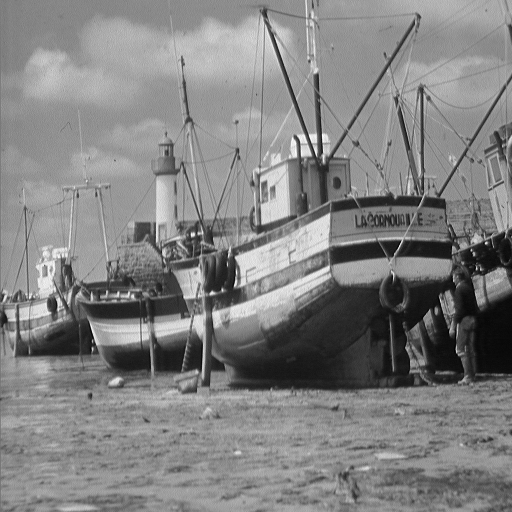
#> input picture assignment02/images/fishingboat.tiff, 512 x 512 px
$ python task02_a_Sondre.py   (older library calls are emulated)
#> lines starting #> are read from the running program, lines starting #| are printed output that depends on the picture; after the words box and inside, x2 and y2 are one past the last pixel; in counts of white or black regions, pixels touching at a corner belong together
#> further down, image is the input picture: shape (512, 512); min 0, max 255, mean 129.7
import numpy as np
import matplotlib.pyplot as plt
from scipy import misc
from scipy import ndimage
from PIL import Image

#	create a dictionary for easier filepath handling
imagePath = {'jellyBeans' : './images/4.1.07-jelly-beans.tiff',
			'fishingBoat' : './images/fishingboat.tiff',
			'lochness' : './images/lochness.tiff',
			'noiseA' : './images/noise-a.tiff',
			'noiseB' : './images/noise-b.tiff',
			'noiseC' : './images/noise-c.tiff',
			'opera' : './images/opera.tiff'}

# A very simple and very narrow highpass filter
kernel_highpass_3x3 = (1/9) * np.array([
	[-1, -1, -1],
	[-1,  8, -1],
	[-1, -1, -1]
	], dtype=np.float32)

kernel_lowpass_3x3 = (1/9) * np.array([
	[1, 1, 1],
	[1, 1, 1],
	[1, 1, 1]])

kernel_highpass_5x5 = np.array([
	[-1, -1, -1, -1, -1],
    [-1,  1,  2,  1, -1],
    [-1,  2,  4,  2, -1],
    [-1,  1,  2,  1, -1],
    [-1, -1, -1, -1, -1]])

kernel_lowpass_5x5 = (1/273) * np.array([
  [1, 4, 7, 4, 1],
  [4, 16, 26, 16, 4],
  [7, 26, 41, 26, 7],
  [4, 16, 26, 16, 4],
  [1, 4, 7, 4, 1]
], dtype=np.float32)

kernel_lowpass_5x5_ones = np.array([
  [1, 1, 1, 1, 1],
  [1, 1, 1, 1, 1],
  [1, 1, 1, 1, 1],
  [1, 1, 1, 1, 1],
  [1, 1, 1, 1, 1]
])

kernel_lowpass_7x7_ones = np.array([
  [1, 1, 1, 1, 1, 1, 1],
  [1, 1, 1, 1, 1, 1, 1],
  [1, 1, 1, 1, 1, 1, 1],
  [1, 1, 1, 1, 1, 1, 1],
  [1, 1, 1, 1, 1, 1, 1],
  [1, 1, 1, 1, 1, 1, 1],
  [1, 1, 1, 1, 1, 1, 1]
])

kernel_highpass_7x7 = np.array([
	[-1, -1, -1, -1, -1, -1, -1],
	[-1, -1, -1, -1, -1, -1, -1],
    [-1, -1,  1,  2,  1, -1, -1],
    [-1, -1,  2,  4,  2, -1, -1],
    [-1, -1,  1,  2,  1, -1, -1],
    [-1, -1, -1, -1, -1, -1, -1],
	[-1, -1, -1, -1, -1, -1, -1]
])

kernel_lowpass_9x9_ones = np.array([
  [1, 1, 1, 1, 1, 1, 1, 1, 1],
  [1, 1, 1, 1, 1, 1, 1, 1, 1],
  [1, 1, 1, 1, 1, 1, 1, 1, 1],
  [1, 1, 1, 1, 1, 1, 1, 1, 1],
  [1, 1, 1, 1, 1, 1, 1, 1, 1],
  [1, 1, 1, 1, 1, 1, 1, 1, 1],
  [1, 1, 1, 1, 1, 1, 1, 1, 1],
  [1, 1, 1, 1, 1, 1, 1, 1, 1],
  [1, 1, 1, 1, 1, 1, 1, 1, 1]
])

kernel_highpass_9x9_ones = np.array([
  [-1, -1, -1, -1, -1, -1, -1, -1, -1],
  [-1, -1, -1, -1, -1, -1, -1, -1, -1],
  [-1, -1,  1,  1,  2,  1,  1, -1, -1],
  [-1, -1,  1,  2,  4,  2,  1, -1, -1],
  [-1, -1,  2,  4,  8,  4,  2, -1, -1],
  [-1, -1,  1,  2,  4,  2,  1, -1, -1],
  [-1, -1,  1,  1,  2,  1,  1, -1, -1],
  [-1, -1, -1, -1, -1, -1, -1, -1, -1],
  [-1, -1, -1, -1, -1, -1, -1, -1, -1]
])

kernel_lowpass_7x7 = np.array([
  [1, 1, 1, 1, 1, 1, 1],
  [1, 1, 1, 2, 1, 1, 1],
  [1, 1, 2, 4, 2, 1, 1],
  [1, 2, 4, 8, 4, 2, 1],
  [1, 1, 2, 4, 2, 1, 1],
  [1, 1, 1, 2, 1, 1, 1],
  [1, 1, 1, 1, 1, 1, 1]
])

def subplot(filePath, kernel):
	image = misc.imread(filePath)
	image = np.array(image, dtype=float)
	ndConvolve = ndimage.convolve(image, kernel)
	image2 = misc.imread(filePath)
	image2 = np.array(image2, dtype=float)
	transformedImage = frequencyDomainFiltering(image2, kernel)
	plt.subplot(121)
	plt.title('ndimage.convolve')
	plt.gray()
	plt.imshow(ndConvolve)
	plt.subplot(122)
	plt.gray()
	plt.title('High Pass')
	plt.imshow(transformedImage)
	plt.show()
	return None

def spatial2FrequencyDomain(image, kernel):

	#Find dim of image
	ySize = np.size(image,0)
#> ySize = 512
	xSize = np.size(image,1)
#> xSize = 512

	#Padd the image
	image = np.lib.pad(image, ((ySize,0), (xSize,0)), 'constant', constant_values=(0, 0))
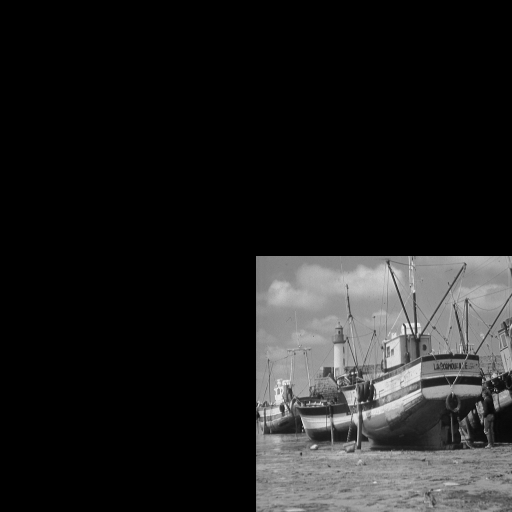
#> image: shape (1024, 1024) float64 (shown at 1/2 size); min 0, max 255, mean 32.4

	kernelSize = np.size(kernel,0)
	kernel = np.lib.pad(kernel, ((ySize-(kernelSize//2),ySize-(kernelSize//2)-1), (xSize-(kernelSize//2), xSize-(kernelSize//2)-1)), 'constant', constant_values=(0, 0))


	#Centering
	for y in range (2*ySize):
		for x in range (2*xSize):
			image[y,x]=image[y,x]*np.power(-1,x+y)
			kernel[y,x] = kernel[y,x]*np.power(-1,x+y)
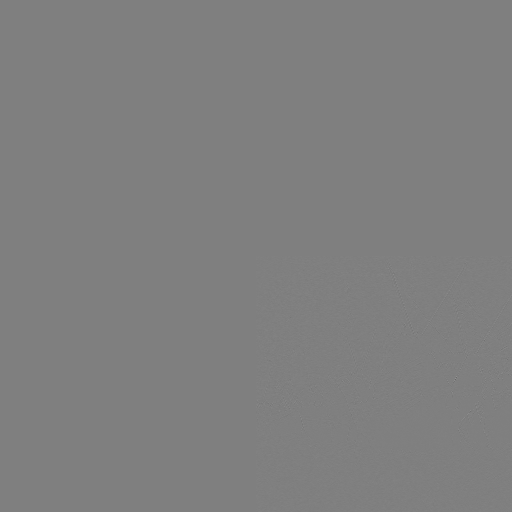
#> image: shape (1024, 1024) float64 (shown at 1/2 size); 12.5% of pixels changed, all inside (x1, y1, x2, y2) = (512, 512, 1024, 1024); drawn with min black and max white
#> kernel: shape (1024, 1024) float32; min -0.0952, max 0.15, mean 3.49e-09

	#Converting to frequency domain
	image_FF = np.fft.fft2(image)

	kernel_FF = np.fft.fft2(kernel)

	return(image_FF, kernel_FF)

def matrixMultiplication(F, H):

	G = F

	ySize = np.size(F,0)
#> ySize = 1024
	xSize = np.size(F,1)
#> xSize = 1024

	G = H * F

	# for u in range(ySize):
	    # for v in range (xSize):
	        # G[u,v]=F[u,v]*H[u,v]

	return G

def frequency2SpatialDomain(G):

	ySize = np.size(G,0)
#> ySize = 1024
	xSize = np.size(G,1)
#> xSize = 1024


	print(ySize//2)
#| 512

	g = np.zeros((ySize//2, xSize//2))
	print(g)
#> (printed output is left out)

	g_p = np.fft.ifft2(G)

	g_p = np.real(g_p)

	#Centering
	for y in range (ySize):
		for x in range (xSize):
			g_p[y,x]=g_p[y,x]*np.power(-1,x+y)
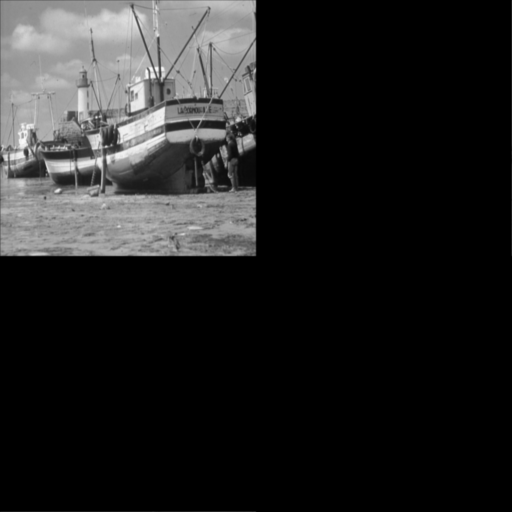
#> g_p: shape (1024, 1024) float64 (shown at 1/2 size); min -8.53e-14, max 236.6, mean 32.4; drawn with min black and max white

	#Restore padded image
	for y in range (ySize//2):
		for x in range (xSize//2):
			g[y,x] = g_p[y,x]

	return (g, g_p)

def zeroFrequencyComponent(inputImage):
	f = np.fft.fft2(inputImage)
	fshift = np.fft.fftshift(f)
	magnitude_spectrum = 20*np.log(np.abs(fshift))
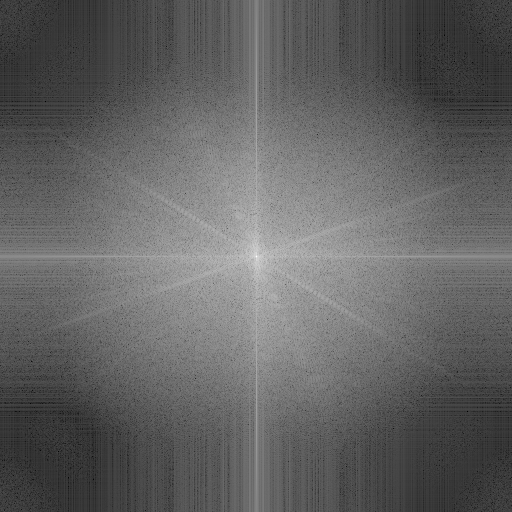
#> magnitude_spectrum: shape (512, 512) float64; min -55.97, max 346.8, mean 100.1; drawn with min black and max white
	return magnitude_spectrum

image = misc.imread('images/fishingboat.tiff')
image = np.array(image, dtype=float)
originalImage = image

kernel = kernel_lowpass_5x5
(image_FF, kernel_FF) = spatial2FrequencyDomain(image, kernel)
ressult = matrixMultiplication(image_FF, kernel_FF)
(ressult2, ressult3) = frequency2SpatialDomain(ressult)
specter = zeroFrequencyComponent(ressult2)
specter2 = zeroFrequencyComponent(originalImage)
#> in zeroFrequencyComponent (call 2), `magnitude_spectrum = 20*np.log(np.abs(fshift))`:
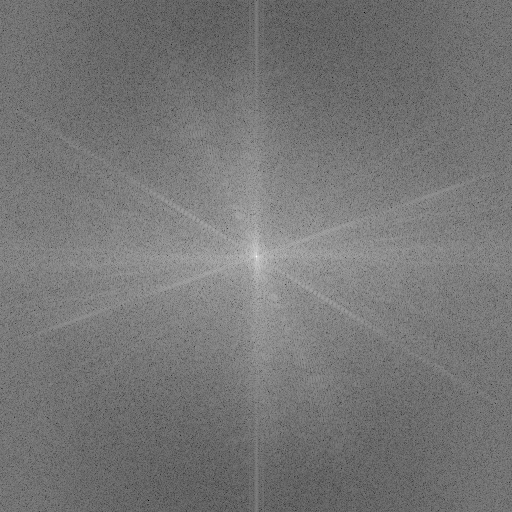
#> magnitude_spectrum: shape (512, 512) float64; min -3.75, max 346.8, mean 159.4; drawn with min black and max white

plt.subplot(121)
plt.title('ndimage.convolve')
plt.gray()
plt.imshow(specter2)
plt.subplot(122)
plt.gray()
plt.title('Low Pass')
plt.imshow(specter)
plt.show()


_, ax = plt.subplots(1, 3, figsize=(16, 8))

ax[1].imshow(ressult2, cmap='gray')
ax[1].set_axis_off()
ax[0].imshow(originalImage, cmap='gray')
ax[0].set_axis_off()


image = misc.imread('images/fishingboat.tiff')
image = np.array(image, dtype=float)
kernel = kernel_highpass_3x3
(image_FF, kernel_FF) = spatial2FrequencyDomain(image, kernel)
#> after the loop in spatial2FrequencyDomain (call 2), `for y in range (2*ySize):`: kernel: shape (1024, 1024) float32; min -0.111, max 0.889, mean 8.48e-07
ressult = matrixMultiplication(image_FF, kernel_FF)
(ressult2, ressult3) = frequency2SpatialDomain(ressult)
#| 512
#> (printed output is left out)
#> after the loop in frequency2SpatialDomain (call 2), `for y in range (ySize):`:
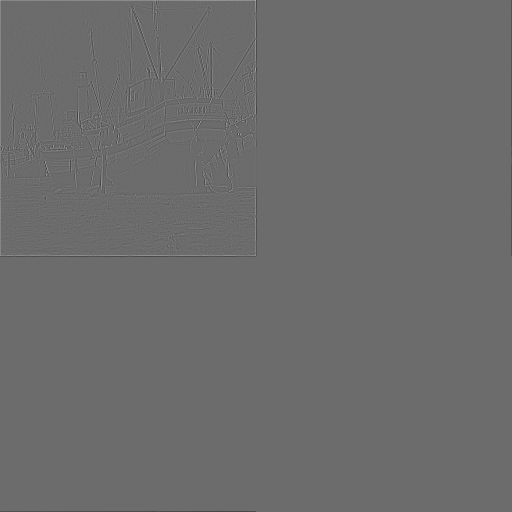
#> g_p: shape (1024, 1024) float64 (shown at 1/2 size); min -85.56, max 116.4, mean 0; drawn with min black and max white
#> after the loop in frequency2SpatialDomain (call 2), `for y in range (ySize//2):`:
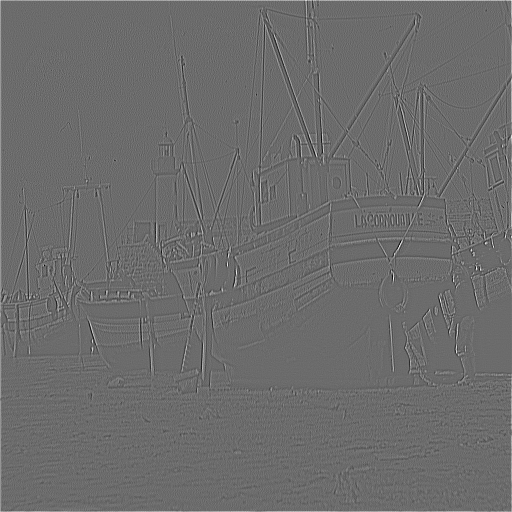
#> g: shape (512, 512) float64; min -85.56, max 116.4, mean 0.3; drawn with min black and max white

image2 = originalImage - ressult2

ax[2].imshow(ressult2, cmap='gray')
ax[2].set_axis_off()
plt.show()
